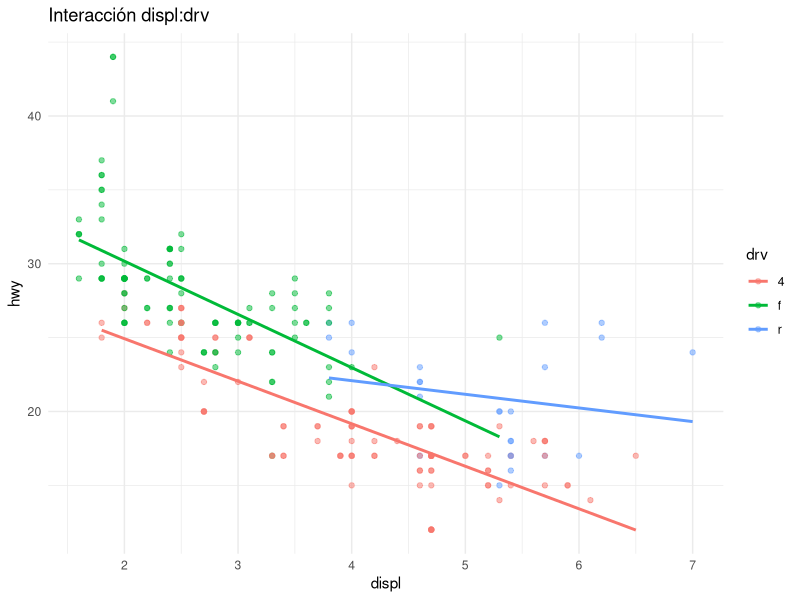
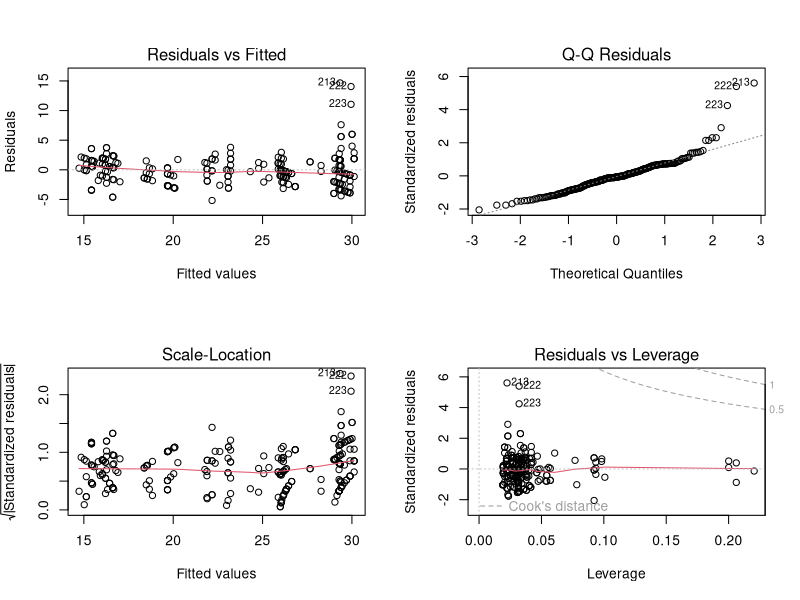
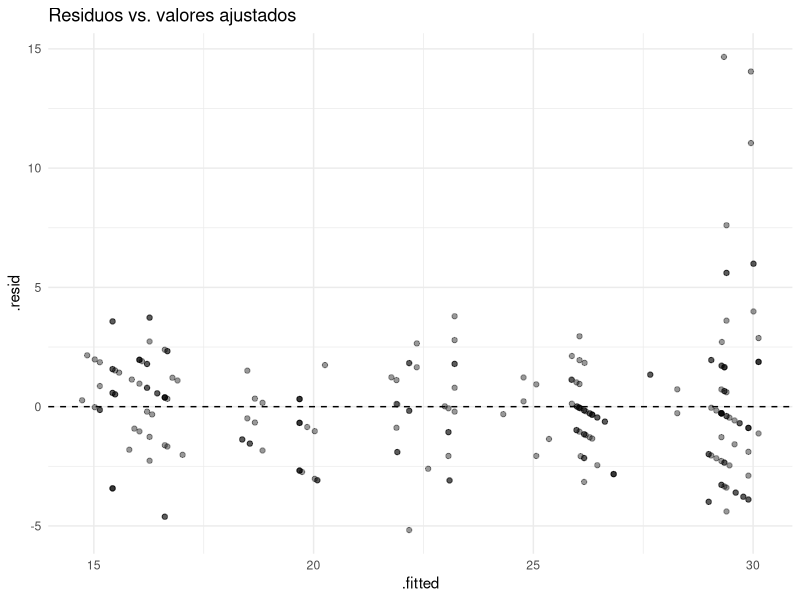

Write the R code that produced these figures, in order.
## ---- chunk 1
library(tidyverse)
library(broom)

datos <- as_tibble(mpg)
modelo_multi <- lm(hwy ~ displ + cyl + class, data = datos)
## ---- chunk 2
modelo_interaccion <- lm(hwy ~ displ * drv, data = datos)
summary(modelo_interaccion)

ggplot(datos, aes(displ, hwy, color = drv)) +
  geom_point(alpha = 0.5) +
  geom_smooth(method = "lm", se = FALSE) +
  labs(title = "Interacción displ:drv") +
  theme_minimal()
## ---- chunk 3
par(mfrow = c(2, 2))
plot(modelo_multi)      # 4 gráficos de diagnóstico clásicos de R
par(mfrow = c(1, 1))
## ---- chunk 4
# install.packages("car")
car::vif(modelo_multi)     # VIF > 5-10 sugiere colinealidad problemática
## ---- chunk 5
aug <- augment(modelo_multi)
ggplot(aug, aes(.fitted, .resid)) +
  geom_point(alpha = 0.4) +
  geom_hline(yintercept = 0, linetype = "dashed") +
  labs(title = "Residuos vs. valores ajustados") +
  theme_minimal()
## ---- chunk 6
modelo_simple <- lm(hwy ~ displ, data = datos)
anova(modelo_simple, modelo_multi)
## ---- chunk 7
modelo_anova <- lm(hwy ~ class, data = datos)
anova(modelo_anova)
## ---- chunk 8
aug_multi <- augment(modelo_multi)

# Normalidad de los residuos: complementa el Q-Q plot con una prueba formal
# (shapiro.test(), del capítulo 6) -- H0: los residuos son normales
shapiro.test(aug_multi$.resid)
## ---- chunk 9
# Observaciones influyentes: distancia de Cook > 4/n es una regla práctica
# común (no es un umbral mágico, pero sirve como primer filtro)
umbral_cook <- 4 / nrow(aug_multi)
idx_influyentes <- which(aug_multi$.cooksd > umbral_cook)
length(idx_influyentes)
aug_multi[idx_influyentes, c("hwy", ".fitted", ".resid", ".cooksd")]
## ---- chunk 10
# ¿Cambian mucho los coeficientes si quitamos esas observaciones?
modelo_sin_influyentes <- lm(hwy ~ displ + cyl + class, data = datos[-idx_influyentes, ])

bind_rows(
  tidy(modelo_multi) %>% mutate(modelo = "con todas"),
  tidy(modelo_sin_influyentes) %>% mutate(modelo = "sin influyentes")
) %>%
  select(modelo, term, estimate) %>%
  pivot_wider(names_from = modelo, values_from = estimate)
